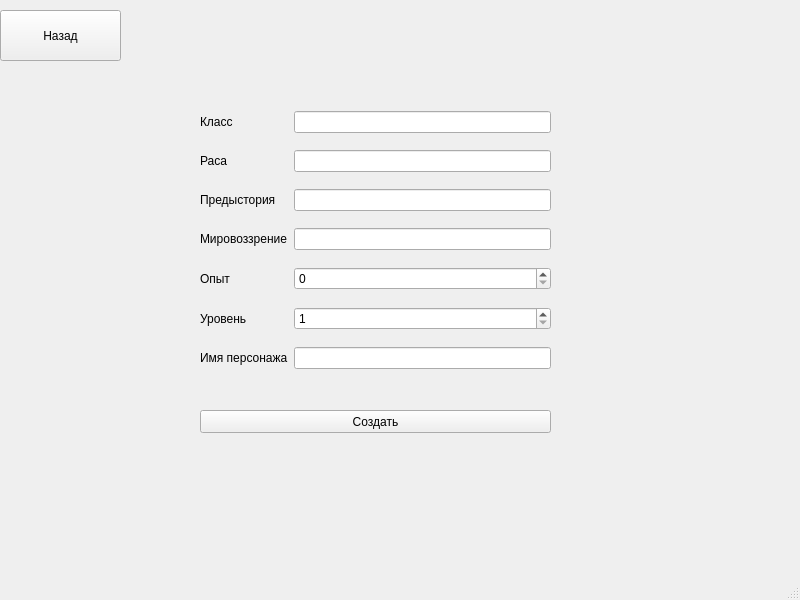
<?xml version="1.0" encoding="UTF-8"?>
<ui version="4.0">
 <class>MainWindow</class>
 <widget class="QMainWindow" name="MainWindow">
  <property name="geometry">
   <rect>
    <x>0</x>
    <y>0</y>
    <width>800</width>
    <height>600</height>
   </rect>
  </property>
  <property name="windowTitle">
   <string>MainWindow</string>
  </property>
  <widget class="QWidget" name="centralwidget">
   <widget class="QPushButton" name="back_btn">
    <property name="geometry">
     <rect>
      <x>0</x>
      <y>10</y>
      <width>121</width>
      <height>51</height>
     </rect>
    </property>
    <property name="text">
     <string>Назад</string>
    </property>
   </widget>
   <widget class="QWidget" name="gridLayoutWidget">
    <property name="geometry">
     <rect>
      <x>200</x>
      <y>100</y>
      <width>351</width>
      <height>281</height>
     </rect>
    </property>
    <layout class="QGridLayout" name="gridLayout">
     <item row="1" column="0">
      <widget class="QLabel" name="label">
       <property name="text">
        <string>Класс</string>
       </property>
      </widget>
     </item>
     <item row="4" column="1">
      <widget class="QLineEdit" name="worldview_input"/>
     </item>
     <item row="3" column="1">
      <widget class="QLineEdit" name="background_input"/>
     </item>
     <item row="5" column="0">
      <widget class="QLabel" name="label_5">
       <property name="text">
        <string>Опыт</string>
       </property>
      </widget>
     </item>
     <item row="3" column="0">
      <widget class="QLabel" name="label_3">
       <property name="text">
        <string>Предыстория</string>
       </property>
      </widget>
     </item>
     <item row="2" column="1">
      <widget class="QLineEdit" name="species_input"/>
     </item>
     <item row="6" column="0">
      <widget class="QLabel" name="label_6">
       <property name="text">
        <string>Уровень</string>
       </property>
      </widget>
     </item>
     <item row="4" column="0">
      <widget class="QLabel" name="label_4">
       <property name="text">
        <string>Мировоззрение</string>
       </property>
      </widget>
     </item>
     <item row="7" column="0">
      <widget class="QLabel" name="label_7">
       <property name="text">
        <string>Имя персонажа</string>
       </property>
      </widget>
     </item>
     <item row="5" column="1">
      <widget class="QSpinBox" name="exp_input">
       <property name="maximum">
        <number>1000000</number>
       </property>
      </widget>
     </item>
     <item row="7" column="1">
      <widget class="QLineEdit" name="name_input"/>
     </item>
     <item row="6" column="1">
      <widget class="QSpinBox" name="level_input">
       <property name="minimum">
        <number>1</number>
       </property>
       <property name="maximum">
        <number>200</number>
       </property>
      </widget>
     </item>
     <item row="2" column="0">
      <widget class="QLabel" name="label_2">
       <property name="text">
        <string>Раса</string>
       </property>
      </widget>
     </item>
     <item row="1" column="1">
      <widget class="QLineEdit" name="class_input"/>
     </item>
    </layout>
   </widget>
   <widget class="QPushButton" name="create_btn">
    <property name="geometry">
     <rect>
      <x>200</x>
      <y>410</y>
      <width>351</width>
      <height>23</height>
     </rect>
    </property>
    <property name="text">
     <string>Создать</string>
    </property>
   </widget>
   <widget class="QLabel" name="label_8">
    <property name="geometry">
     <rect>
      <x>200</x>
      <y>390</y>
      <width>351</width>
      <height>21</height>
     </rect>
    </property>
    <property name="text">
     <string/>
    </property>
   </widget>
  </widget>
  <widget class="QMenuBar" name="menubar">
   <property name="geometry">
    <rect>
     <x>0</x>
     <y>0</y>
     <width>800</width>
     <height>22</height>
    </rect>
   </property>
  </widget>
  <widget class="QStatusBar" name="statusbar"/>
 </widget>
 <resources/>
 <connections/>
</ui>
